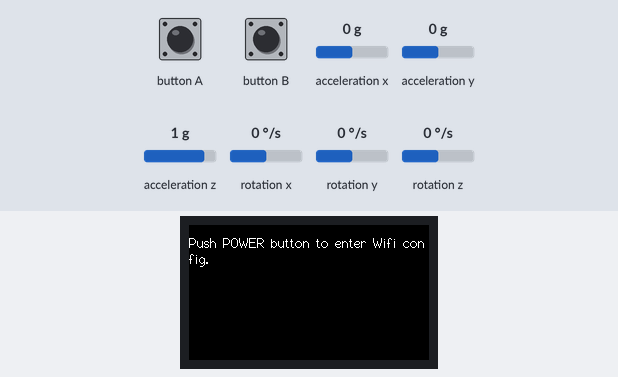
Simulated run of this sketch. Board: ESP32. Shown: 240×135 colour display. The test bench sets the inputs (shaded band); at power-on: acceleration y 0 g, acceleration x 0 g, acceleration z 1 g, rotation x 0 °/s, rotation y 0 °/s, rotation z 0 °/s. WiFi joins after 1.5 s; servers stay silent unless stated; uploads are accepted with an empty reply; what the sketch prints to the serial monitor is not drawn.

Above: at 0.4 s.
At 5.1 s:
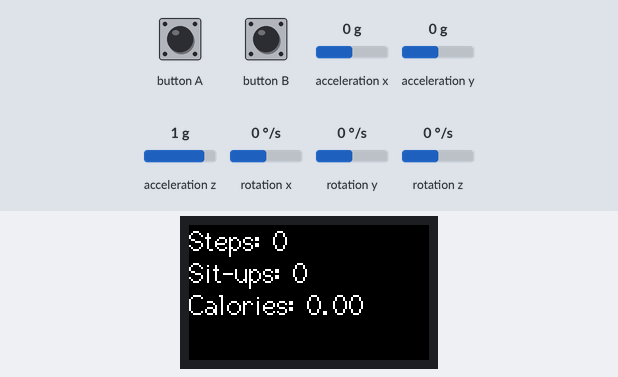
5.2 s: acceleration y set to 0.8 g
At 6.4 s:
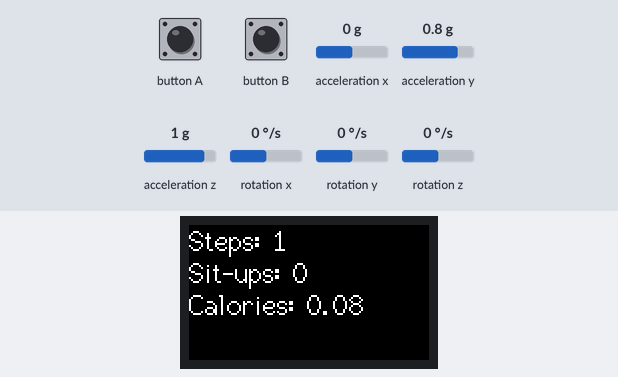
Timing chart, 0 to 8.2 s (numbered marks = the images above; inputs shaded):
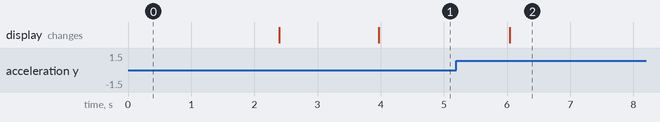

Measured:
- after the input at 5.2 s, the display: changes after 0.84 s (image 2)

The sketch:

Sports-Sensing-Devices.ino
```cpp
#include <M5StickCPlus.h>
#include <WiFiManager.h>
#include <WiFiClientSecure.h>

const int httpsPort = 443;

WiFiManager wifiManager;
WiFiManagerParameter custom_host("host", "Host", "", 40);
WiFiManagerParameter custom_token("token", "Access Token", "", 80);
WiFiClientSecure client;

String host;
String accessToken;
float bodyWeight = 70.0;
int stepCount = 0;
int sitUpCount = 0;
float caloriesBurned = 0;
float previousAy = 0;
float previousAz = 0;
bool dataChanged = false;

unsigned long lastCheckTime = 0;  // 上一次检查的时间
const int CHECK_INTERVAL = 10000; // 10秒，单位为毫秒
String lastPostedStatus;          // 上一次发布到Mastodon的状态


const int MAX_RETRIES = 3;

void showMessage(String msg) {
  M5.Lcd.setRotation(1);
  M5.Lcd.setCursor(0, 10, 2);
  M5.Lcd.fillScreen(BLACK);
  M5.Lcd.println(msg);
}

void configModeCallback (WiFiManager *myWiFiManager) {
  Serial.println("Entered config mode");
  Serial.println(WiFi.softAPIP());
  Serial.println(myWiFiManager->getConfigPortalSSID());
  showMessage("Please connect to this AP\nto config WiFi\nSSID: " + myWiFiManager->getConfigPortalSSID());
}

void setupWiFi() {
  wifiManager.addParameter(&custom_host);
  wifiManager.addParameter(&custom_token);

  wifiManager.setAPCallback(configModeCallback);
  bool doManualConfig = false;
  showMessage("Push POWER button to enter Wifi config.");
  for(int i=0 ; i<200 ; i++) {
    M5.update();
    if (M5.Axp.GetBtnPress()) {
      doManualConfig = true;
      break;
    }
    delay(10);
  }

  if (doManualConfig) {
    Serial.println("wifiManager.startConfigPortal()");
    if (!wifiManager.startConfigPortal()) {
      Serial.println("startConfigPortal() connect failed!");
      showMessage("Wi-Fi failed.");
      return;
    }
  } else {
    showMessage("Wi-Fi connecting...");
    Serial.println("wifiManager.autoConnect()");
    if (!wifiManager.autoConnect()) {
      Serial.println("autoConnect() connect failed!");
      showMessage("Wi-Fi failed.");
      return;
    }
  }

  // Retrieve custom parameters
  host = custom_host.getValue();
  accessToken = custom_token.getValue();

  String IPaddress = WiFi.localIP().toString();
  showMessage("Wi-Fi connected.\nIP Address: " + IPaddress);
}

void postToMastodon(String status) {
  int retries = 0;

  while(retries < MAX_RETRIES) {
    if (!client.connect(host.c_str(), httpsPort)) {
      Serial.println("Connection failed! Retrying...");
      retries++;
      delay(1000);  // wait a second before retry
      continue;
    }

    String postData = "status=" + status;
    client.println("POST /api/v1/statuses HTTP/1.1");
    client.println("Host: " + String(host));
    client.println("User-Agent: M5StickCPlus");
    client.println("Authorization: Bearer " + accessToken);
    client.println("Content-Type: application/x-www-form-urlencoded");
    client.print("Content-Length: ");
    client.println(postData.length());
    client.println();
    client.println(postData);

    // Read the full response from Mastodon for debugging and to ensure the buffer is cleared
    while (client.connected()) {
      String line = client.readStringUntil('\n');
      if (line == "\r") {
          break;
      }
      Serial.println(line);
    }

    break;  // If everything goes well, break the while loop
  }
}

void setup() {
  M5.begin();
  M5.Lcd.begin();
  M5.Lcd.setRotation(3);
  M5.IMU.Init();

  Serial.begin(115200);
  client.setInsecure();

  setupWiFi();
}

void loop() {
  float ax, ay, az, gx, gy, gz;
  M5.IMU.getAccelData(&ax, &ay, &az);
  M5.IMU.getGyroData(&gx, &gy, &gz);

  if (ay > 0.5 && previousAy < 0.5) {
    stepCount++;
    caloriesBurned += (0.035 * bodyWeight / 30);
    dataChanged = true;
  }

  if (az > 0.5 && previousAz < 0.5 && gy > 0.5) {
    sitUpCount++;
    caloriesBurned += 0.8;
    dataChanged = true;
  }

  previousAy = ay;
  previousAz = az;

  M5.Lcd.fillScreen(BLACK);
  M5.Lcd.setTextSize(2);
  M5.Lcd.setCursor(0, 0);
  M5.Lcd.println("Steps: " + String(stepCount));
  M5.Lcd.println("Sit-ups: " + String(sitUpCount));
  M5.Lcd.println("Calories: " + String(caloriesBurned, 2));

  if (millis() - lastCheckTime >= CHECK_INTERVAL) { // 检查是否已经过去10秒
    lastCheckTime = millis(); // 重置计时器

    String currentStatus = "Steps: " + String(stepCount) + ", Sit-ups: " + String(sitUpCount) + ", Calories: " + String(caloriesBurned, 2);

    // 只有当当前状态与上一次发布到Mastodon的状态不同时才发布
    if (currentStatus != lastPostedStatus) {
      postToMastodon(currentStatus);
      lastPostedStatus = currentStatus; // 更新上次发布的状态
    }
  }

  delay(1000);
}
```
